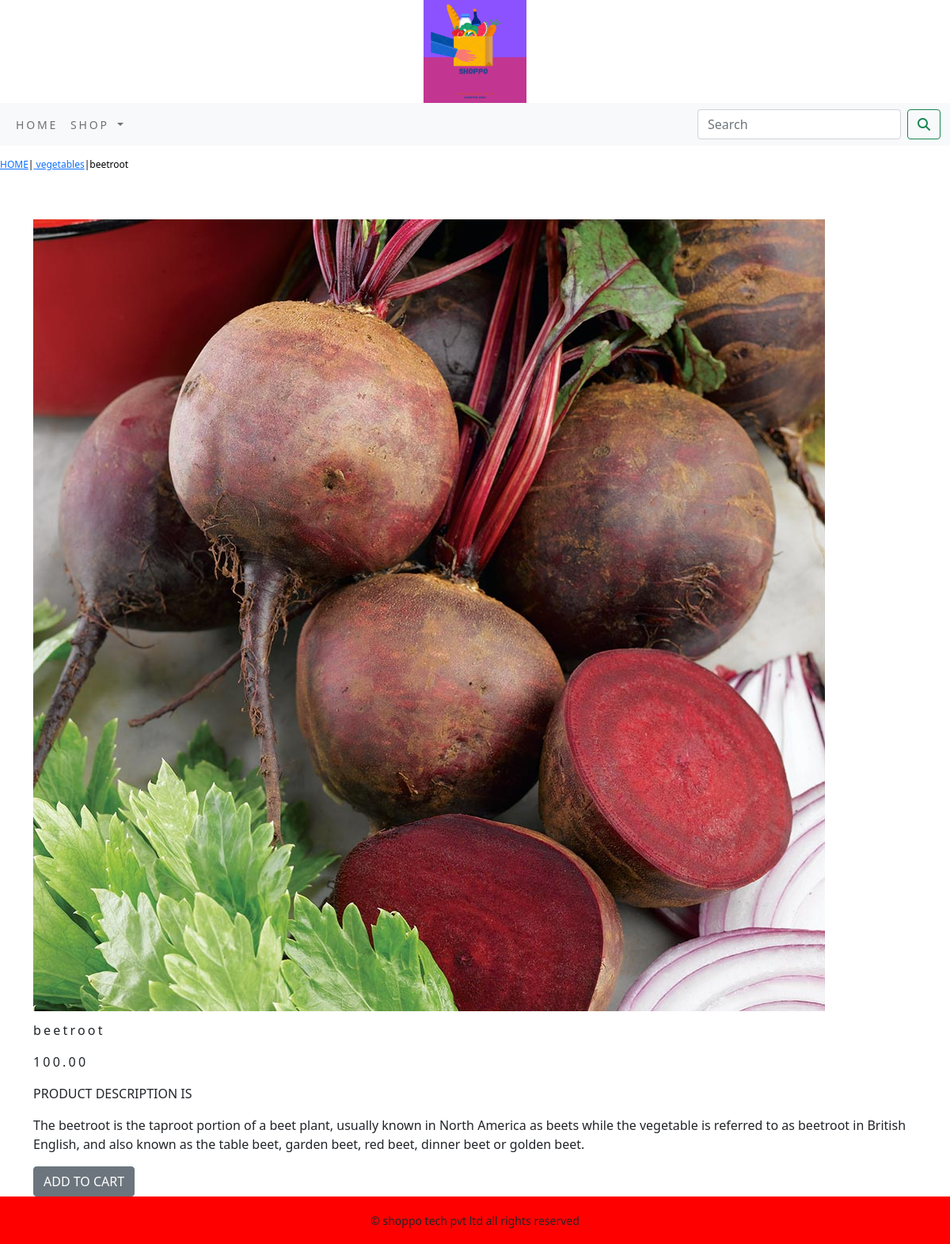
The app's page /shop/vegetables/beetroot/ with its own data.
### shop/models.py (models this page shows, shortened)
class Product(models.Model):
    name = models.CharField(max_length=250, unique=True)
    slug = models.SlugField(max_length=250, unique=True)
    description = models.TextField(blank=True)
    price = models.DecimalField(max_digits=10, decimal_places=2)
    category = models.ForeignKey(Category, on_delete=models.CASCADE)
    image = models.ImageField(upload_to='product', blank=True)
    stock = models.IntegerField()
    available = models.BooleanField(default=True)
    created = models.DateTimeField(auto_now_add=True)
    updated = models.DateTimeField(auto_now=True)
    class Meta:
        ordering = ('name',)
        verbose_name = 'product'
        verbose_name_plural = 'products'

class Category(models.Model):
    name = models.CharField(max_length=250, unique=True)
    slug = models.SlugField(max_length=250, unique=True)
    description = models.TextField(blank=True)
    image = models.ImageField(upload_to='category', blank=True)
    class Meta:
        ordering = ('name',)
        verbose_name = 'category'
        verbose_name_plural = 'categories'
    def get_url(self):
        return reverse('shop:products_by_category', args=[self.slug])
    def __str__(self):
        return '{}'.format(self.name)

### shop/views.py (the view)
# urls.py: path('<slug:c_slug>/<slug:product_slug>/', views.proDetail, name='prodCatdetail')
def proDetail(request, c_slug, product_slug):
    try:
        product = Product.objects.get(category__slug=c_slug, slug=product_slug)
    except Exception as e:
        raise e
    return render(request, 'product.html', {'product': product})

### cart/context_processors.py (called while the page is built)
def counter(request):
    item_count = 0
    if 'admin' in request.path:
        return {}
    else:
        try:
            cart = Cart.objects.filter(cart_id=_cart_id(request))
            cart_items = CartItem.objects.all().filter(cart=cart[:1])
            for cart_item in cart_items:
                item_count += cart_item.quantity
        except Cart.DoesNotExist:
            item_count = 0
    return dict(item_count=item_count)

### cart/views.py (called while the page is built)
def _cart_id(request):
    cart = request.session.session_key
    if not cart:
        cart = request.session.create()
    return cart

### shop/context_processors.py (called while the page is built)
def menu_links(request):
    links = Category.objects.all()
    return dict(links=links)

### templates/product.html (shortened to what this page needs)
{% extends 'base.html' %}
{% load static %}
{% block content %}
<div class="row my_prod_row_class">
    <div class="mx_auto">
        <p><a href="{% url 'shop:allProdCat' %}">HOME</a>|<a href="{{product.category.get_url}}"> {{product.category}}</a>|{{product.name}}</p>
    </div>
</div>
<div class="container">
<br>
<div class="row">
    <div class="col-12 col-sm-12 col-md-12 col-lg-6 text-center">
        <div style="min-width:18rem">
            <img src="{{product.image.url}}"alt="{{product.name}}">
        </div>
    </div>
    <div class="col-12 col-sm-12 col-md-12 col-log-6">
        <div>
            <h1 class="my_prod_title">{{product.name}}</h1>
            <p class="my_title">{{product.price}}</p>
            <p class="text-justify my_prod_text"> PRODUCT DESCRIPTION IS</p>
            <p>{{product.description}}</p>
            {% if product.stock <= 0 %}
            <p class="text-justify my_prod_text"><b>OUT OF STOCK</b></p>
            {% else %}
            <a class="btn btn-secondary" href="{% url 'cart:add_cart' product.id %}">ADD TO CART</a>
            {% endif %}
        </div>
    </div>
</div>
</div>
</div>
{% endblock %}

### shop/static/css/custom.css (style rules this page uses)
body { font-family: 'Raleway', sans-serif; }
.my_title { font-size : 16px; text_transform : uppercase; letter-spacing : .2em; }
.my_prod_row_class { padding-top : 15px; padding-bottom : 20px; }
.my_prod_row_class .mx_auto { color : #000; font-size : 12px; text-decoration : name; }
.my_prod_title { font-size : 16px; text_transform :uppercase; letter-spacing : .2em; padding-top : 15px; padding-bottom : 10px; }
.my_prod_text { padding-right : 20px; }

### records on screen
Product: category "vegetables", name "beetroot", image (picture), price "100.00", description "The beetroot is the taproot portion of a beet plant, usually known in North America as beets while the vegetable is referred to as beetroot in British English, and also known as the table beet, garden beet, red beet, dinner beet or golden beet."
